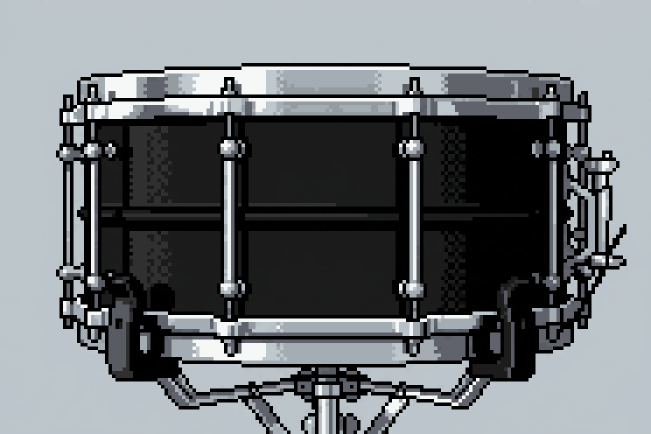
#> input picture assets/snare_pixelart.png, 1302 x 868 px, found by its file name (shown at 1/2 size)
$ python make_trigger_mockup.py assets/snare_pixelart.png trigger_mockup.png
#> lines starting #> are read from the running program, lines starting #| are printed output that depends on the picture
#!/usr/bin/env python3
"""Макет окна плагина-триггера: сверху настройки, снизу пиксельный барабан.
    python3 tools/make_trigger_mockup.py assets/snare_pixelart.png trigger_mockup.png
Нужны: pillow, numpy. Размер пикселя арта в PNG — 7 px (как делает pixelart_to_svg.py --scale 7)."""
import sys, math
import numpy as np
from PIL import Image, ImageDraw, ImageFont

ART, OUT = (sys.argv[1] if len(sys.argv) > 1 else "assets/snare_pixelart.png"), (sys.argv[2] if len(sys.argv) > 2 else "trigger_mockup.png")
np.random.seed(7)
S = 2
W, TOP, BOT = 1070, 346, 400
H = TOP + BOT
img = Image.new("RGB", (W*S, H*S), (80, 81, 86))
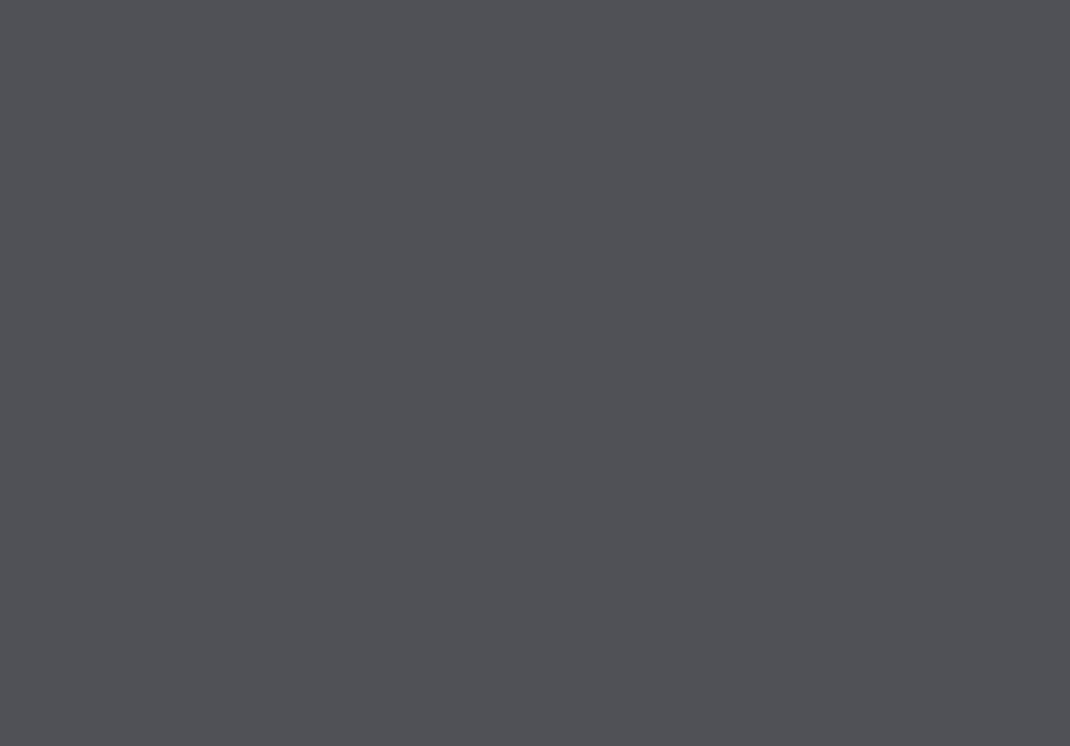
#> img: PIL image 2140x1492 RGB (shown at 1/2 size); mean R, G, B 80, 81, 86
d = ImageDraw.Draw(img)

def F(sz, bold=True):
    return ImageFont.truetype("/usr/share/fonts/truetype/dejavu/DejaVuSans%s.ttf" % ("-Bold" if bold else ""), int(sz*S))
def T(x, y, t, sz, fill=(255, 255, 255), bold=True, anchor="ma"):
    d.text((x*S, y*S), t, font=F(sz, bold), fill=fill, anchor=anchor)
def R(b, r=4, fill=None, outline=None, w=1):
    d.rounded_rectangle([v*S for v in b], r*S, fill=fill, outline=outline, width=int(w*S))

for y in range(TOP*S):                                   # фон верхней части
    c = int(98 - 30*y/(TOP*S))
    d.line([(0, y), (W*S, y)], fill=(c, c+1, c+4))

def panel(x0, x1, y0=8, y1=338):
    R((x0, y0, x1, y1), 5, fill=(62, 63, 68), outline=(36, 37, 41), w=2)

def knob(cx, cy, r, val, ring=(206, 84, 66)):
    cx, cy, r = cx*S, cy*S, r*S
    d.ellipse([cx-r-3*S, cy-r-3*S, cx+r+3*S, cy+r+3*S], fill=(34, 35, 38))
    d.ellipse([cx-r, cy-r, cx+r, cy+r], fill=ring)
    d.ellipse([cx-r*.78, cy-r*.78, cx+r*.78, cy+r*.78], fill=(74, 72, 76))
    d.ellipse([cx-r*.6, cy-r*.6, cx+r*.6, cy+r*.6], fill=(120, 112, 112))
    a = math.radians(135 + 270*val)
    d.line([cx+math.cos(a)*r*.15, cy+math.sin(a)*r*.15, cx+math.cos(a)*r*.85, cy+math.sin(a)*r*.85], fill=(250, 250, 250), width=3*S)

def lcd(x0, y0, x1, y1, txt):
    R((x0, y0, x1, y1), 3, fill=(247, 247, 247), outline=(30, 30, 33), w=1)
    T((x0+x1)/2, (y0+y1)/2-6, txt, 11, fill=(30, 30, 34))

def meter(x0, y0, w, h, lit):
    R((x0, y0, x0+w, y0+h), 3, fill=(40, 41, 45), outline=(26, 27, 30))
    for i, lab in enumerate(["-0", "-3", "-6", "-12", "-24", "-48"]):
        yy = y0 + 8 + i*(h-16)/5
        T(x0+w/2, yy-6, lab, 8, fill=(230, 232, 236))
        for xx in (x0+7, x0+w-15):
            R((xx, yy-3, xx+8, yy+3), 1, fill=(60, 140, 255) if i >= 6-lit else (64, 70, 82))

BLUE = (60, 120, 220)
# GATE
panel(2, 90); T(46, 14, "GATE", 13)
R((30, 40, 62, 62), 5, fill=(60, 130, 235), outline=(180, 215, 255), w=2); T(46, 44, "On", 11)
for yy, lab, v, val in ((76, "ATTACK", "0.5 ms", .12), (160, "HOLD", "4 ms", .22), (246, "RELEASE", "450 ms", .55)):
    T(46, yy, lab, 12); knob(46, yy+34, 15, val); lcd(10, yy+56, 82, yy+74, v)
# INPUT
panel(96, 182); T(139, 14, "INPUT", 13); meter(108, 40, 62, 112, 1)
T(139, 166, "VOLUME", 12); knob(139, 200, 14, .5, BLUE); lcd(103, 222, 175, 240, "0.00 dB")
# фильтры
T(194, 22, "LOWCUT", 13, anchor="la"); knob(208, 62, 13, 0, BLUE); lcd(232, 50, 300, 72, "0 hz")
T(194, 94, "HIGHCUT", 13, anchor="la"); knob(208, 132, 13, 1, BLUE); lcd(232, 120, 300, 142, "20000 hz")
T(194, 264, "SUPPRESS", 13, anchor="la"); knob(208, 300, 15, 0); lcd(232, 288, 300, 312, "0%")

# волна
R((310, 8, 830, 338), 4, fill=(11, 12, 16), outline=(30, 31, 34), w=2)
T(318, 14, "Snare take 01", 12, fill=(120, 124, 132), anchor="la")
cy, nx, AMP = 175, 518, 125
hits = [(70, .95), (178, .8), (275, .55), (316, .7), (344, .62), (382, .9), (470, .75)]
noise = np.abs(np.random.randn(nx + 200))
sig = np.zeros(nx)
for x0, a in hits:
    for i in range(0, 100):
        if x0 + i < nx:
            env = a * math.exp(-i/16) * (1 if i > 1 else .35)
            sig[x0 + i] = max(sig[x0 + i], env * (0.5 + 0.5*min(noise[x0 + i], 1.6)/1.6))
sig = np.maximum(sig, 0.035 * noise[:nx] / 1.5)
for x in range(nx):
    h = min(sig[x], 1.0) * AMP
    d.line([((311+x)*S, (cy-h)*S), ((311+x)*S, (cy+h)*S)], fill=(52, 160, 255), width=S)
for x0, a in hits:
    xx = 311 + x0
    d.line([(xx*S, 12*S), (xx*S, 334*S)], fill=(95, 98, 108), width=S)
    h = a * AMP
    d.polygon([((xx-4)*S, (cy-h-5)*S), ((xx+4)*S, (cy-h-5)*S), (xx*S, (cy-h+2)*S)], fill=(255, 140, 50))
    d.polygon([((xx-4)*S, (cy+h+5)*S), ((xx+4)*S, (cy+h+5)*S), (xx*S, (cy+h-2)*S)], fill=(255, 140, 50))
for yy in (cy-23, cy+23):
    d.line([(311*S, yy*S), (829*S, yy*S)], fill=(225, 228, 232), width=2*S)

# справа
for yy, lab, v, val, big in ((58, "SENSITIVITY", "51", .55, 20), (146, "RETRIGGER", "16 ms", .18, 18), (233, "DETAIL", "14", .12, 20)):
    T(905, yy-12, lab, 16); knob(860, yy+36, big, val); lcd(893, yy+18, 965, yy+52, v)
panel(976, 1068); T(1022, 14, "OUTPUT", 13); meter(992, 40, 62, 112, 1)
T(1022, 160, "VOLUME", 12); knob(1022, 196, 13, .5, BLUE); lcd(988, 216, 1056, 234, "0.00 dB")
T(1022, 244, "MIX", 12); knob(1022, 276, 13, 1, BLUE); lcd(988, 300, 1056, 322, "100%")

# низ: пиксельный барабан
d.rectangle([0, TOP*S, W*S, H*S], fill=(188, 198, 203))
d.rectangle([0, TOP*S, W*S, (TOP+3)*S], fill=(30, 31, 35))
a = np.array(Image.open(ART).convert("RGB"))
#> a is the input picture: shape (868, 1302, 3); mean R, G, B 112.2, 116.9, 120.2
grid = a[3::7, 3::7][:124, :186]
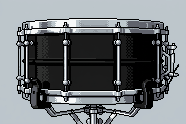
#> grid: shape (124, 186, 3); mean R, G, B 112.2, 116.9, 120.2
sc = 3
img.paste(Image.fromarray(grid).resize((186*sc*S, 124*sc*S), Image.NEAREST),
          (((W - 186*sc)//2)*S, (TOP + (BOT - 124*sc)//2 + 4)*S))
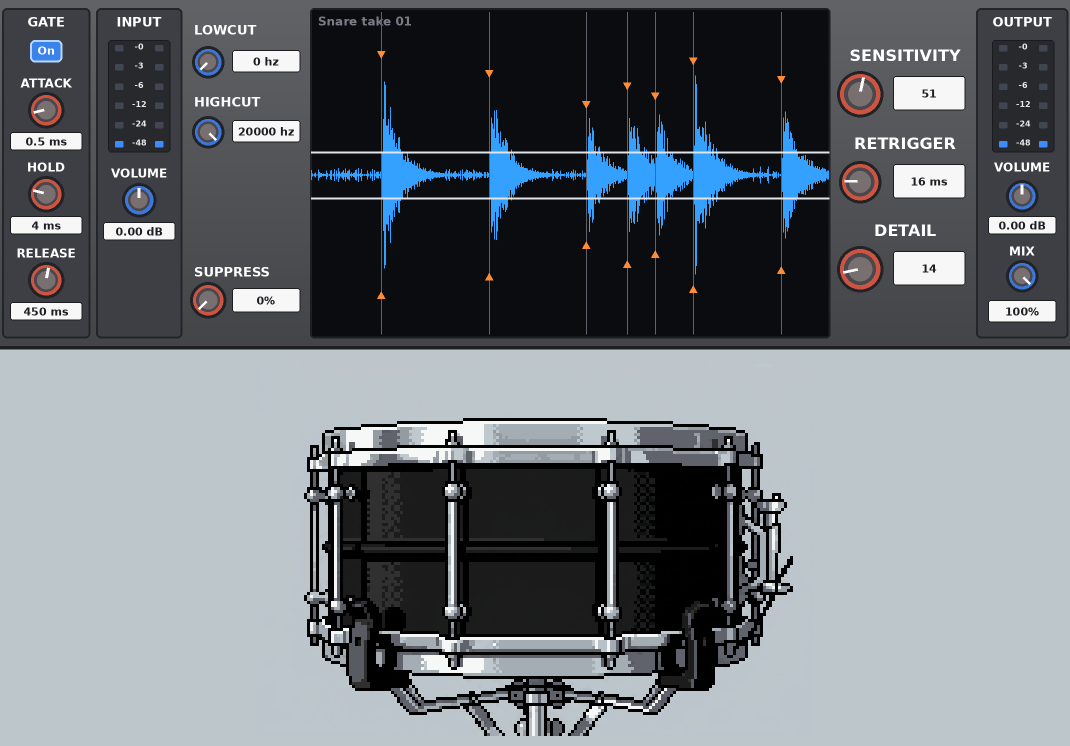
#> img: PIL image 2140x1492 RGB (shown at 1/2 size); mean R, G, B 107.2, 113.2, 118.8

def card(x0, y0, x1, y1, title):
    R((x0, y0, x1, y1), 6, fill=(52, 53, 58), outline=(30, 31, 34), w=2)
    T(x0+12, y0+8, title, 11, fill=(235, 237, 240), anchor="la")
cx0, cy0 = 18, TOP+22
card(cx0, cy0, 236, cy0+176, "SAMPLES")
for i, (n, rng) in enumerate((("snare_soft.wav", "1-60"), ("snare_mid.wav", "61-100"), ("snare_hard.wav", "101-127"))):
    yy = cy0+34+i*34
    R((cx0+10, yy, 226, yy+26), 3, fill=(18, 19, 22), outline=(70, 72, 78))
    d.ellipse([(cx0+18)*S, (yy+9)*S, (cx0+26)*S, (yy+17)*S], fill=(60, 140, 255))
    T(cx0+32, yy+6, n, 10, fill=(225, 228, 232), bold=False, anchor="la")
    T(220, yy+6, rng, 10, fill=(140, 146, 156), bold=False, anchor="ra")
R((cx0+10, cy0+140, 226, cy0+166), 3, outline=(120, 124, 132))
T((cx0+236)/2, cy0+147, "+  Drop WAV here", 10, fill=(190, 194, 202), bold=False)
rx0 = W-18-218
card(rx0, cy0, W-18, cy0+176, "REPLACE")
T(rx0+12, cy0+34, "Mode", 10, fill=(150, 155, 164), bold=False, anchor="la")
for i, (t, on) in enumerate((("Replace", True), ("Blend", False))):
    x0 = rx0+60+i*74
    R((x0, cy0+30, x0+68, cy0+52), 4, fill=(60, 130, 235) if on else (36, 37, 41), outline=(26, 27, 30))
    T(x0+34, cy0+34, t, 10, fill=(255, 255, 255) if on else (170, 175, 184))
T(rx0+12, cy0+70, "Velocity", 10, fill=(150, 155, 164), bold=False, anchor="la"); lcd(rx0+90, cy0+66, rx0+206, cy0+88, "Dynamic")
T(rx0+12, cy0+102, "Round robin", 10, fill=(150, 155, 164), bold=False, anchor="la"); lcd(rx0+120, cy0+98, rx0+206, cy0+120, "3")
R((rx0+12, cy0+134, rx0+206, cy0+162), 5, fill=(36, 37, 41), outline=(26, 27, 30))
T(rx0+109, cy0+141, "▶  Audition", 12, fill=(235, 237, 240))

img.resize((W, H), Image.LANCZOS).save(OUT)
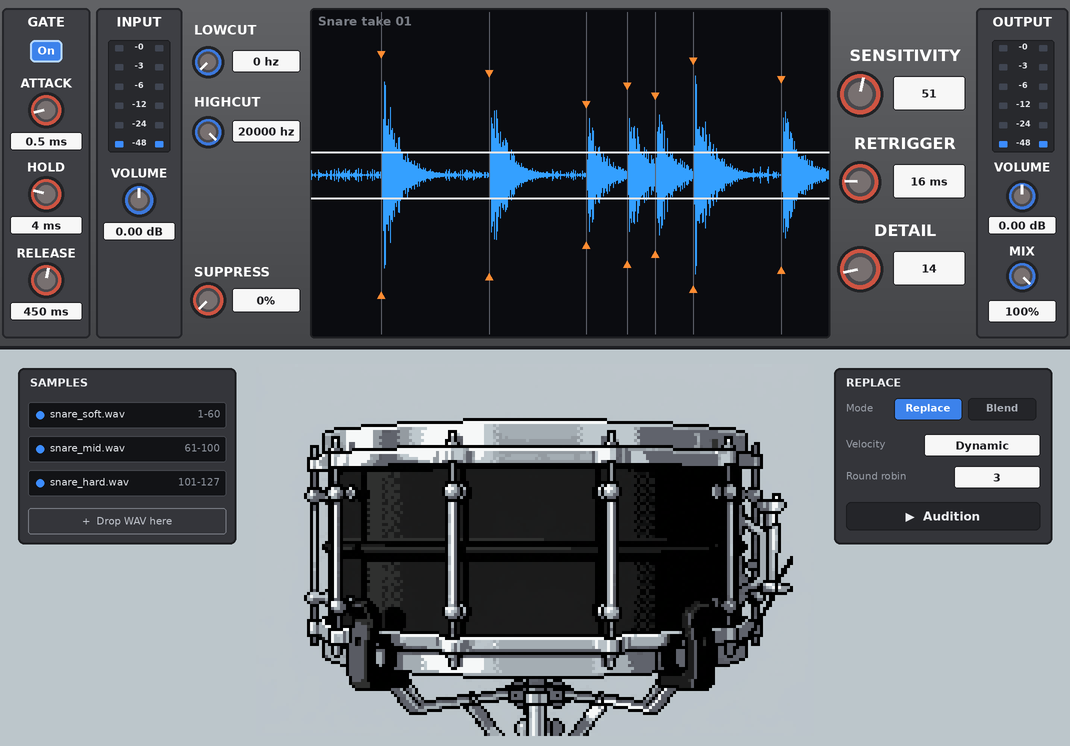
#> saved as trigger_mockup.png: PIL image 1070x746 RGB; mean R, G, B 94.6, 99.9, 105.6
print("OK", OUT, W, H)
